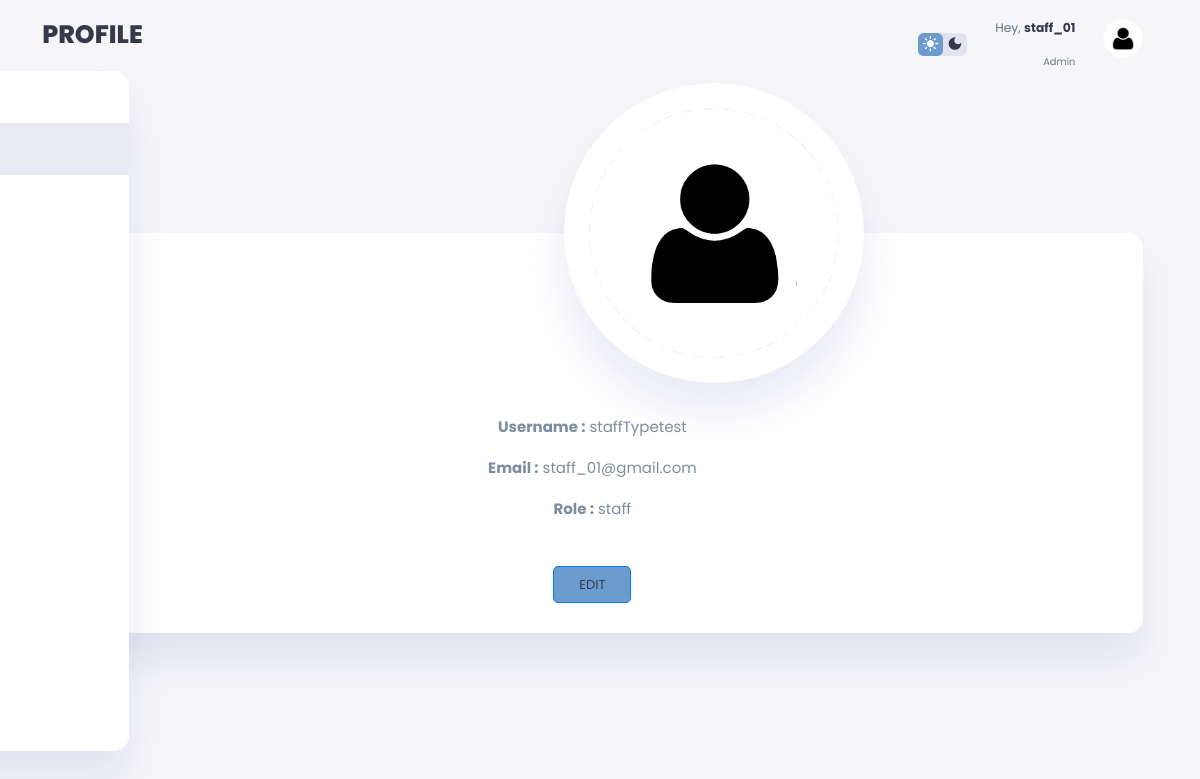
/staff/profile.php (signed in), run on the app's committed database.
### tables this page shows
CREATE TABLE `users` (
  `user_id` int(11) NOT NULL,
  `user_name` varchar(50) NOT NULL,
  `name` varchar(50) NOT NULL,
  `email` varchar(100) NOT NULL,
  `password` varchar(255) NOT NULL,
  `role` varchar(20) NOT NULL,
  `status` varchar(20) NOT NULL
);

### staff/profile.php (the view, shortened to what this page needs)
<?php
$user=$_SESSION['user_id'];
$imagePath = "../profileimages/person.png";
include("../connection.php");
$name = "user";
$sql = "select * from users where user_id='$user'";
$result = mysqli_query($con, $sql);
if ($result && mysqli_num_rows($result) > 0) {
    $row = mysqli_fetch_assoc($result);
    $name = $row['name'];
}
?>
<!DOCTYPE html>
<html lang="en">
    <head>
        <link rel="stylesheet" href="admin123.css">
        <link href="https://cdn.jsdelivr.net/npm/remixicon@2.5.0/fonts/remixicon.css" rel="stylesheet">
        <link href="https://maxcdn.bootstrapcdn.com/bootstrap/4.5.2/css/bootstrap.min.css" rel="stylesheet">
    </head>
    <body>
        <div class="container">
            <aside>
                <div class="sidebar">
                    <a href="dashboard.php">
                    </a>
                    <a href="profile.php" class="active">
                    </a>
                    <a href="reports.php">
                    </a>
                    <a href="create.php">
                    </a>
                    <a href="../logout.php">
                    </a>
                </div>
            </aside>
            <main>
                <h1>PROFILE</h1>
                <div class="nav">
                    <div class="dark-mode">
                        <span class="material-icons-sharp active">
                        </span>
                        <span class="material-icons-sharp">
                        </span>
                    </div>
                    <div class="profile">
                        <div class="info">
                            <p>Hey, <b><?php echo $name; ?></b></p>
                            <small class="text-muted">Admin</small>
                        </div>
                        <div class="profile-photo">
                            <img src="<?php echo $imagePath; ?>">
                        </div>
                    </div>
                </div>
                <div class="profile">
                    <div class="box-container">
                        <?php
                        include ("../connection.php");
                        $user=$_SESSION['user_id'];
                        $sql = "SELECT * FROM users WHERE user_id='$user'";
                        $result = mysqli_query($con, $sql);
                        if ($result) {
                            while ($row = mysqli_fetch_assoc($result)) {
                        ?>
                        <div class="imgBx">
                            <img src="<?php echo $imagePath;?>">
                        </div>
                        <div class="box">
                            <p><strong>Username :</strong> <?php echo $row['user_name']; ?></p>
                            <p><strong>Email :</strong> <?php echo $row['email']; ?></p>
                            <p><strong>Role :</strong> <?php echo $row['role']; ?></p>
                            <button class="btn btn-primary edit-btn" data-toggle="modal" data-target="#uploadModal" name="upload" value="">Edit</button>
                        </div>
                            <?php }
                        } else {
                            echo "Error: " . mysqli_error($con);
                        }
                        ?>
                    </div>
                </div>
            </main>
        </div>
    </body>
</html>

### staff/profile.php (style rules this page uses)
body { width: 100vw; height: 100vh; font-family: 'Poppins', sans-serif; font-size: 0.88rem; user-select: none; overflow-x: hidden; color: var(--color-dark); background-color: var(--color-background); }
h1 { font-weight: 800; font-size: 1.8rem; }
aside { height: 100vh; width: 15rem; margin-left: -9rem; }
aside .sidebar a { text-decoration: none; }
main { margin-top: 1.4rem; margin-left: -9rem; width: 78.6rem; }

### data on the page
users: name "staff_01", user_name "staffTypetest", email "staff_01@gmail.com", role "staff"
